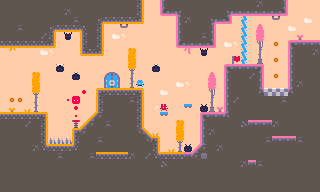

A level layout from a 2D game, rendered from its tile map. Below: a short description, then the map file with its tile-grid data intact:
An orthogonal 40x24 tile map with 8x8 px tiles, 1 tile layer (tiles).

<map version="1.10" tiledversion="1.10.2" orientation="orthogonal" renderorder="right-down" width="40" height="24" tilewidth="8" tileheight="8" infinite="0" nextlayerid="2" nextobjectid="1">
 <tileset firstgid="1" source="sample-sheet.tsx" />
 <layer id="1" name="tiles" width="40" height="24">
  <data encoding="csv">
3,3,3,3,3,3,3,3,3,3,3,3,3,3,3,3,3,2684354595,1,1,3221225498,3,3,3,3,3,3,3,3,3,3,3,33,3,3,26,1,1,1,1,
3,3,3,3,3,3,3,3,33,3,3,3,3,3,3,3,3,2684354595,1,1,2684354647,12,1610612779,3,3,3,3,3,3221225515,12,12,12,12,12,12,87,1,1,1,1,
3,3,3,3,3,3,3,3,3,18,3,3,2684354594,3221225507,3221225507,3221225507,3221225507,80,1,1,1,1,3221225498,33,3,3,3221225515,12,87,1,84,1,1,1,46,1,1,1,82,1,
3,3,18,3,3,3,2684354594,3221225507,3221225507,3221225507,3221225506,3,2684354595,1,1,46,1,1,1,1,1,1,3221225498,3,3,3,26,1,1,1,84,1,9,1,1,1,82,1,1,1,
3,3,3,3,3,25,2684354595,1,3221225588,1,1610612771,3,2684354595,1,82,83,1,1,1,1,1,1,3221225498,3,3,18,26,1,1,1,84,1,24,1,1,1,1,88,1,1,
3221225507,3221225507,3221225507,3221225507,3221225507,3221225507,80,1,1,1,1610612771,3,2684354595,1,1,1,1,1,1,1,1,1,2684354647,12,12,12,87,1,82,83,84,1,39,1,89,1,71,42,42,42,
1,3221225538,1,1,1,82,83,1,1,1,2684354640,3221225507,80,1,1,1,2,1,1,1,1,1,1,3221225545,1,3221225588,1,1,1,1,84,1,54,1,1,1,28,3,3,33,
1,1,1,1,1,1,1,1,1,1,1,1,1,1,1,1,17,1,1,1,1,1,1,1,1,1,1,1,1,74,84,1,69,1,89,1,28,3,3,3,
1,1,1,1,1,1,1,113,1,1,1,1,1,1,1,1,32,1,1,114,1,1,1,1,1,1,1,1,71,42,42,42,2147483719,1,1,1,28,3,3,3,
1,1,1,1,2,1,1,1,1,114,1,1,1,102,103,1,47,1,1,1,1,1,1,1,1,1,9,1,28,3,3,25,2147483676,1,89,1,28,3,3,3,
1,1,1,1,17,1,1,1,1,1,1,1,1,117,118,1,62,108,1,1,1,1,82,83,1,1,24,1,28,3,3,3,2147483676,1,1,1,28,33,3,3,
1,1,1,1,32,1,1,1,1,1,96,1,2147483713,35,35,35,35,65,1,1,82,1,1,1,1,1,39,1,28,3,3,3,2147483691,77,77,77,43,3,3,3,
1,89,89,1,47,1,1,1,97,95,1,1,2147483667,3,3,3,18,19,1,1,1,1,1,1,1,1,54,1,28,25,3,3,3,3,3,18,3,3,3,3,
1,81,1,66,62,1,1,1,1,96,1,1,2147483667,3,3,3,3,19,1,2147483731,93,1,1,61,1,115,69,88,28,3,3,3,3,3,3,3,3,3,3,3,
35,35,35,35,35,65,1,1,1,97,1,7,22,3,3,3,3,19,1,1,61,1,1,1,1,71,42,42,43,3,3,3,3,3,3,3,3,3,3,3,
3,3,3,25,3,19,1,1,1,31,7,22,3,18,3,3,3,19,1,1,1,1,2,1,1,28,3,3,3,3,10,42,42,42,33,3,3,3,3,3,
3,3,3,3,3,19,1,1,1,2147483713,22,3,3,3,3,3,3,2684354582,2684354567,66,1,1,17,1,1,28,33,3,3,3,3,3,3,3,3,3,3,3,3,3,
3,3,3,3,3,19,76,76,76,2147483667,3,3,18,3,3,3,3,3,2684354582,65,1,1,32,1,1,28,3,3,3,3,3,3,3,18,42,42,42,18,3,3,
3,3,3,3,33,34,35,35,35,2147483682,3,3,3,3,3,3,3,3,3,19,1,66,62,115,14,29,3,33,3,3,3,3,3,3,3,3,3,3,3,3,
3,3,3,3,3,3,3,18,3,3,3,18,35,35,35,35,33,3,25,34,35,35,35,42,29,40,3,3,3,3,3,3,3,3,3,3,3,3,3,3,
3,3,3,3,3,3,3,3,3,3,3,3,3,3,3,3,3,3,3,3,10,3,3,3,3,3,3,3,3,3,33,42,18,3,3,3,3,3,3,3,
3,3,3,3,3,3,3,3,3,3,3,3,3,3,3,3,3,3,3,3,3,3,3,3,3,3,3,3,3,3,3,3,3,3,3,3,3,3,3,3,
3,3,3,3,3,3,3,3,3,3,3,3,3,3,3,3,3,3,3,3,3,3,3,3,3,3,3,3,3,3,3,3,3,3,3,3,3,3,3,3,
3,3,3,3,3,3,3,3,3,3,3,3,3,3,3,3,3,3,3,3,3,3,3,3,3,3,3,3,3,3,3,3,3,3,3,3,3,3,3,3
</data>
 </layer>
</map>
